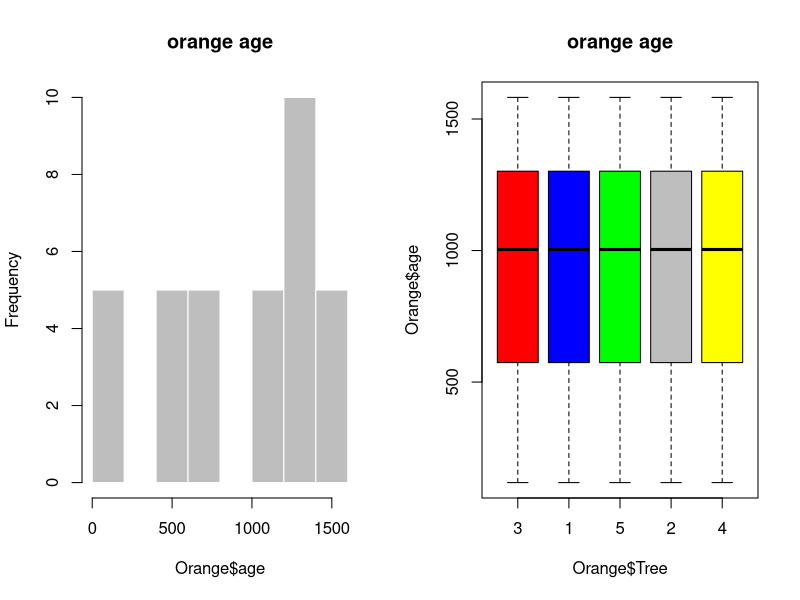
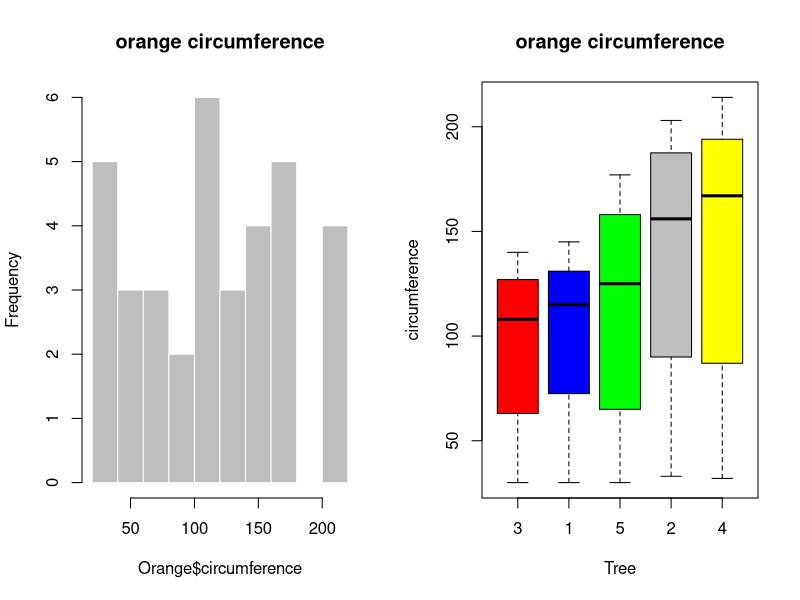

The R source for these figures, in order:
# univariate data practice in R by sangmin

# information of data
head(Orange)

# average, median, trimmed mean(15%), standard deviation for age
mean(Orange$age)
median(Orange$age)
mean(Orange$age, trim=0.15)
sd(Orange$age)

# average, median, trimmed mean(15%), standard deviation for circumference
mean(Orange$circumference)
median(Orange$circumference)
mean(Orange$circumference, trim=0.15)
sd(Orange$circumference)

par(mfrow=c(1, 2))
# histogram, box plot for age
hist(Orange$age, main="orange age",
     border="white", col="grey")
boxplot(Orange$age~Orange$Tree, main="orange age",
        col=c("red", "blue", "green", "grey", "yellow"))

# histogram, box plot for circumeference
hist(Orange$circumference, main="orange circumference",
     border="white", col="grey")
boxplot(circumference~Tree, data = Orange, 
        main="orange circumference",
        col=c("red", "blue", "green", "grey", "yellow"))
par(mfrow=c(1, 1))
head(iris)
state.x77

class(state.x77)
head(state.x77)

head(iris)
class(iris)
